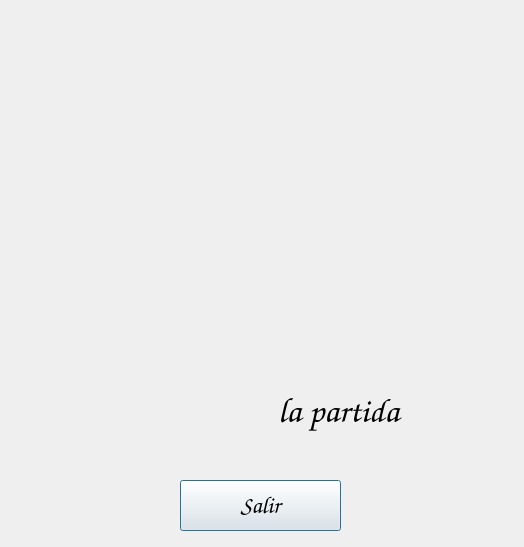
<?xml version="1.0" encoding="UTF-8"?>
<ui version="4.0">
 <class>Dialog</class>
 <widget class="QDialog" name="Dialog">
  <property name="geometry">
   <rect>
    <x>0</x>
    <y>0</y>
    <width>524</width>
    <height>547</height>
   </rect>
  </property>
  <property name="windowTitle">
   <string/>
  </property>
  <property name="windowIcon">
   <iconset>
    <normaloff>../images/Feliz.png</normaloff>../images/Feliz.png</iconset>
  </property>
  <widget class="QLabel" name="image_label">
   <property name="geometry">
    <rect>
     <x>70</x>
     <y>0</y>
     <width>381</width>
     <height>361</height>
    </rect>
   </property>
   <property name="text">
    <string/>
   </property>
   <property name="pixmap">
    <pixmap>../images/Feliz.png</pixmap>
   </property>
   <property name="scaledContents">
    <bool>true</bool>
   </property>
  </widget>
  <widget class="QWidget" name="gridLayoutWidget">
   <property name="geometry">
    <rect>
     <x>60</x>
     <y>370</y>
     <width>406</width>
     <height>81</height>
    </rect>
   </property>
   <layout class="QGridLayout" name="gridLayout">
    <property name="horizontalSpacing">
     <number>30</number>
    </property>
    <property name="verticalSpacing">
     <number>0</number>
    </property>
    <item row="0" column="0">
     <widget class="QLabel" name="status_label">
      <property name="font">
       <font>
        <family>Comic Sans MS</family>
        <pointsize>26</pointsize>
        <weight>75</weight>
        <italic>true</italic>
        <bold>true</bold>
       </font>
      </property>
      <property name="text">
       <string/>
      </property>
     </widget>
    </item>
    <item row="0" column="1">
     <widget class="QLabel" name="label_2">
      <property name="font">
       <font>
        <family>Comic Sans MS</family>
        <pointsize>26</pointsize>
        <weight>75</weight>
        <italic>true</italic>
        <bold>true</bold>
       </font>
      </property>
      <property name="text">
       <string>la partida</string>
      </property>
     </widget>
    </item>
   </layout>
  </widget>
  <widget class="QPushButton" name="exit_button">
   <property name="geometry">
    <rect>
     <x>180</x>
     <y>480</y>
     <width>161</width>
     <height>51</height>
    </rect>
   </property>
   <property name="font">
    <font>
     <family>Comic Sans MS</family>
     <pointsize>18</pointsize>
    </font>
   </property>
   <property name="text">
    <string>Salir</string>
   </property>
  </widget>
 </widget>
 <resources/>
 <connections/>
</ui>
